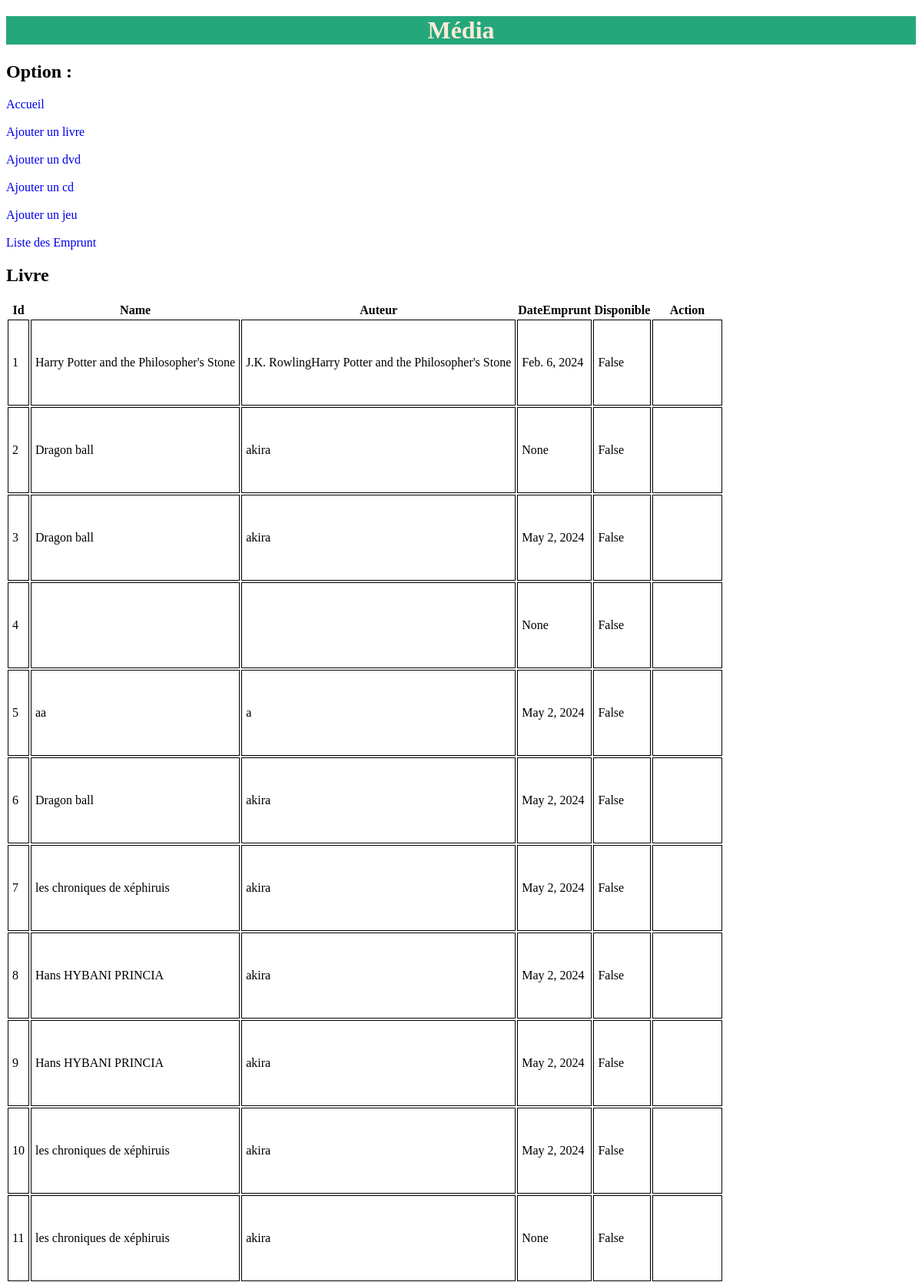
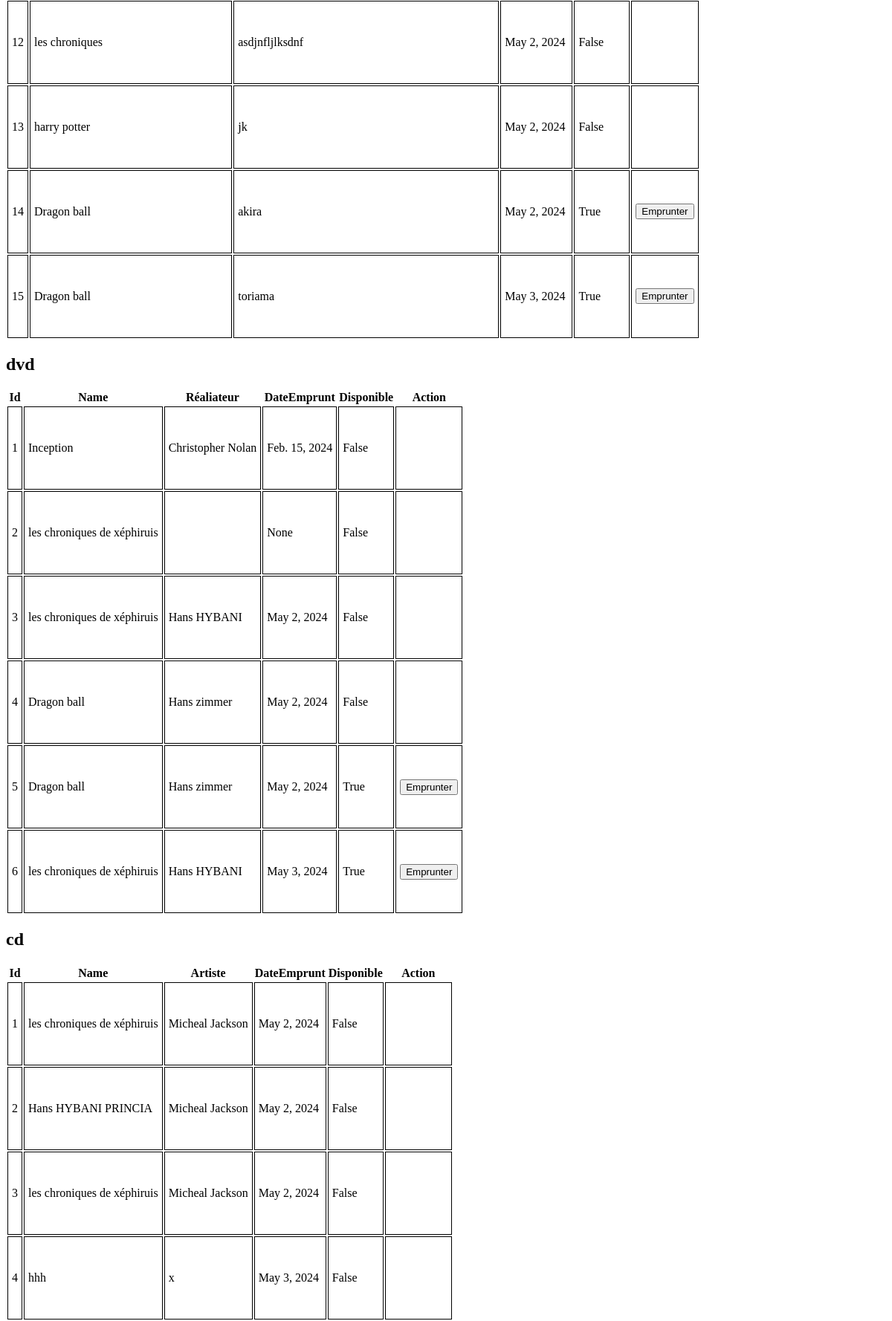
/biblio_media/ (upper part), run on the app's committed database (2 pictures, top to bottom).
### bibliotecaire/models.py (models this page shows)
class Media(models.Model):
    name = models.CharField(max_length=45)
    dateEmprunt = models.DateField(null=True, blank=True)
    disponible = models.BooleanField(default=True)
    emprunteur = models.ForeignKey('Emprunteur', on_delete=models.SET_NULL, null=True, blank=True)
    class Meta:
        abstract = True

class livre(Media):
    auteur = models.CharField(max_length=45)

class dvd(Media):
    realisateur = models.CharField(max_length=45)

class cd(Media):
    artiste = models.CharField(max_length=45)

### bibliotecaire/views.py (the view)
# urls.py: path('biblio_media/', bibliotecaire_views.media),
def media(request):
        livres = livre.objects.all()
        dvdd =  dvd.objects.all()
        cdd = cd.objects.all()
        jeu = jeuDePlateau.objects.all()
        emprun = emprunteur.objects.all()
        return render(request,
        './media.html',
        {'livres':livres,
        'dvdd':dvdd,
        'cdd':cdd,
        'jeu':jeu,
        'emprun':emprun},)

### bibliotecaire/templates/media.html (shortened to what this page needs)
{% load static %}
<!DOCTYPE html>
<html lang="en">
<head>
        <link rel="stylesheet" href="{% static '/styles.css' %}" />
</head>
<body>
        <h1 class="media_title">Média</h1>
        <section>
            <h2>Option :</h2>
            <a href="/accueil_bibliotecaire/">Accueil</a>
            <div><br>
                <a href="/ajoutlivre/">Ajouter un livre</a><br><br>
                <a href="/ajoutdvd/">Ajouter un dvd</a><br><br>
                <a href="/ajoutcd/">Ajouter un cd</a><br><br>
                <a href="/ajoutjeu/">Ajouter un jeu</a><br><br>
                <a href="/emprunt/">Liste des Emprunt</a>
            </div>
        </section>
        <section>
                <h2>Livre</h2>
                <table>
                    <thead>
                        <tr>
                            <th>Id</th>
                            <th>Name</th>
                            <th>Auteur</th>
                            <th>DateEmprunt</th>
                            <th>Disponible</th>
                            <th colspan="2" id="mid">Action</th>
                        </tr>
                    </thead>
                    <tbody>
                        {% for livree in livres %}
                        <tr>
                            <td>{{livree.id}}</td>
                            <td>{{livree.name}}</td>
                            <td>{{livree.auteur}}</td>
                            <td>{{livree.dateEmprunt}}</td>
                            <td>{{livree.disponible}}</td>
                            <td>
                                {% if livree.disponible %}
                                <a href="/selection_emprunteur_livre/{{ livree.id }}"><button id="up">Emprunter</button></a>
                                {% endif %}
                            </td>
                        </tr>
                        {% endfor %}
                    </tbody>
                </table>
        </section>
        <section>
                <h2>dvd</h2>
                <table>
                        <thead>
                            <tr>
                                <th>Id</th>
                                <th>Name</th>
                                <th>Réaliateur</th>
                                <th>DateEmprunt</th>
                                <th>Disponible</th>
                                <th colspan="2" id="mid">Action</th>
                            </tr>
                        </thead>
                        <tbody>
                            {% for dvvd in dvdd %}
                            <tr>
                                <td>{{dvvd.id}}</td>
                                <td>{{dvvd.name}}</td>
                                <td>{{dvvd.realisateur}}</td>
                                <td>{{dvvd.dateEmprunt}}</td>
                                <td>{{dvvd.disponible}}</td>
                                <td>
                                    {% if dvvd.disponible %}
                                    <a href="/selection_emprunteur_dvd/{{ dvvd.id }}"><button id="up">Emprunter</button></a>
                                    {% endif %}
                                </td>
                            </tr>
                            {% endfor %}
                        </tbody>
                </table>
        </section>
        <section>
                <h2>cd</h2>
                <table>
                        <thead>
                            <tr>
                                <th>Id</th>
                                <th>Name</th>
                                <th>Artiste</th>
                                <th>DateEmprunt</th>
                                <th>Disponible</th>
                                <th colspan="2" id="mid">Action</th>
                            </tr>
                        </thead>
                        <tbody>
                            {% for ccd in cdd %}
                            <tr>
                                <td>{{ccd.id}}</td>
                                <td>{{ccd.name}}</td>
                                <td>{{ccd.artiste}}</td>
                                <td>{{ccd.dateEmprunt}}</td>
                                <td>{{ccd.disponible}}</td>
                                <td>
                                </td>
                            </tr>
                            {% endfor %}
                        </tbody>
                </table>
        </section>
</body>
</html>

### bibliotecaire/static/styles.css (style rules this page uses)
a { text-decoration: none; }
.media_title { display: flex; justify-content: center; background-color: rgb(37, 167, 124); color: antiquewhite; align-items: center; }
td { border: solid 1px; height: 100px; width: auto; padding: 5px; }

### data on the page
livre: id "1", name "Harry Potter and the Philosopher's Stone", auteur "J.K. RowlingHarry Potter and the Philosopher's Stone", dateEmprunt "Feb. 6, 2024", disponible "False"
livre: id "2", name "Dragon ball", auteur "akira", dateEmprunt "None", disponible "False"
livre: id "3", name "Dragon ball", auteur "akira", dateEmprunt "May 2, 2024", disponible "False"
livre: id "4", dateEmprunt "None", disponible "False"
livre: id "5", name "aa", auteur "a", dateEmprunt "May 2, 2024", disponible "False"
livre: id "6", name "Dragon ball", auteur "akira", dateEmprunt "May 2, 2024", disponible "False"
livre: id "7", name "les chroniques de xéphiruis", auteur "akira", dateEmprunt "May 2, 2024", disponible "False"
livre: id "8", name "Hans HYBANI PRINCIA", auteur "akira", dateEmprunt "May 2, 2024", disponible "False"
livre: id "9", name "Hans HYBANI PRINCIA", auteur "akira", dateEmprunt "May 2, 2024", disponible "False"
livre: id "10", name "les chroniques de xéphiruis", auteur "akira", dateEmprunt "May 2, 2024", disponible "False"
livre: id "11", name "les chroniques de xéphiruis", auteur "akira", dateEmprunt "None", disponible "False"
livre: id "12", name "les chroniques", auteur "asdjnfljlksdnf", dateEmprunt "May 2, 2024", disponible "False"
livre: id "13", name "harry potter", auteur "jk", dateEmprunt "May 2, 2024", disponible "False"
livre: id "14", name "Dragon ball", auteur "akira", dateEmprunt "May 2, 2024", disponible "True"
livre: id "15", name "Dragon ball", auteur "toriama", dateEmprunt "May 3, 2024", disponible "True"
dvd: id "1", name "Inception", realisateur "Christopher Nolan", dateEmprunt "Feb. 15, 2024", disponible "False"
dvd: id "2", name "les chroniques de xéphiruis", dateEmprunt "None", disponible "False"
dvd: id "3", name "les chroniques de xéphiruis", realisateur "Hans HYBANI", dateEmprunt "May 2, 2024", disponible "False"
dvd: id "4", name "Dragon ball", realisateur "Hans zimmer", dateEmprunt "May 2, 2024", disponible "False"
dvd: id "5", name "Dragon ball", realisateur "Hans zimmer", dateEmprunt "May 2, 2024", disponible "True"
dvd: id "6", name "les chroniques de xéphiruis", realisateur "Hans HYBANI", dateEmprunt "May 3, 2024", disponible "True"
cd: id "1", name "les chroniques de xéphiruis", artiste "Micheal Jackson", dateEmprunt "May 2, 2024", disponible "False"
cd: id "2", name "Hans HYBANI PRINCIA", artiste "Micheal Jackson", dateEmprunt "May 2, 2024", disponible "False"
cd: id "3", name "les chroniques de xéphiruis", artiste "Micheal Jackson", dateEmprunt "May 2, 2024", disponible "False"
cd: id "4", name "hhh", artiste "x", dateEmprunt "May 3, 2024", disponible "False"
